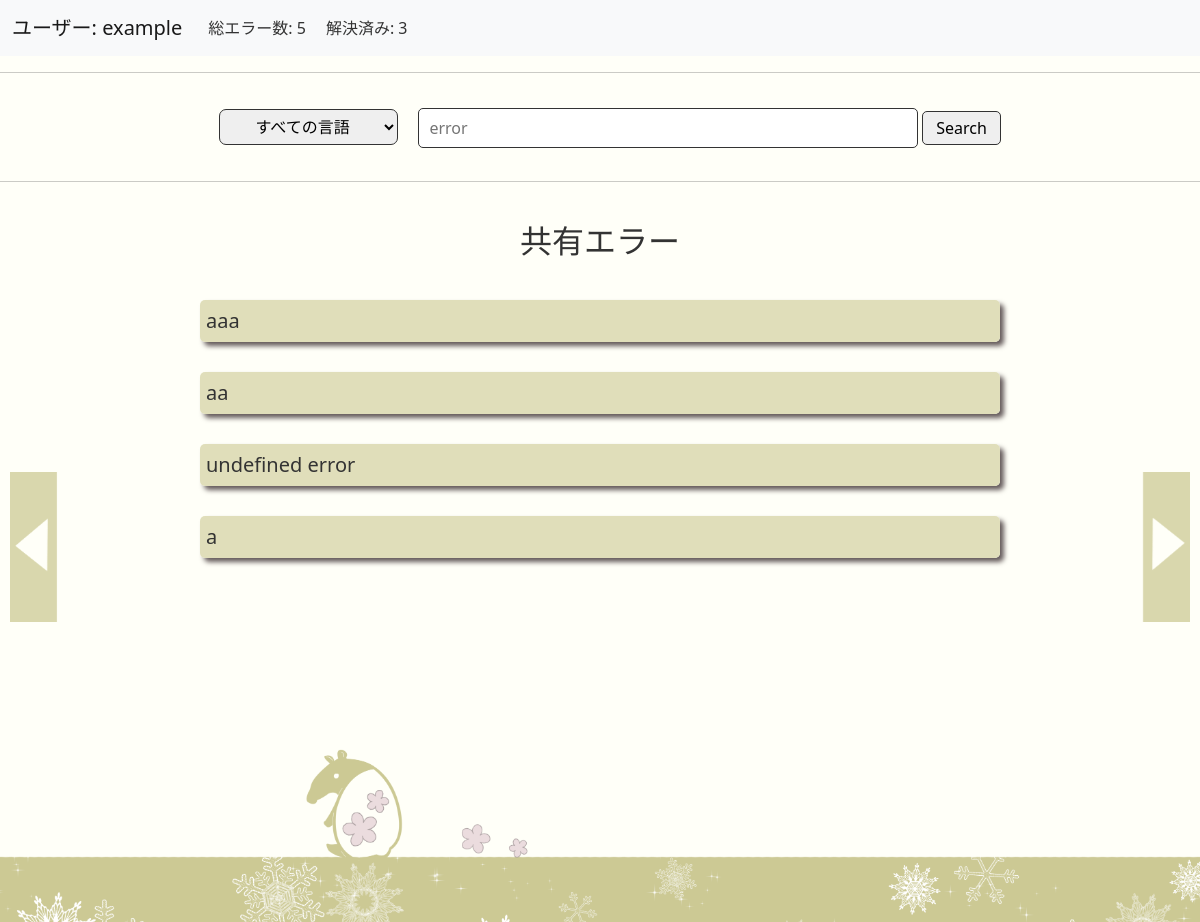
The app's page /timeline (signed in), older data.
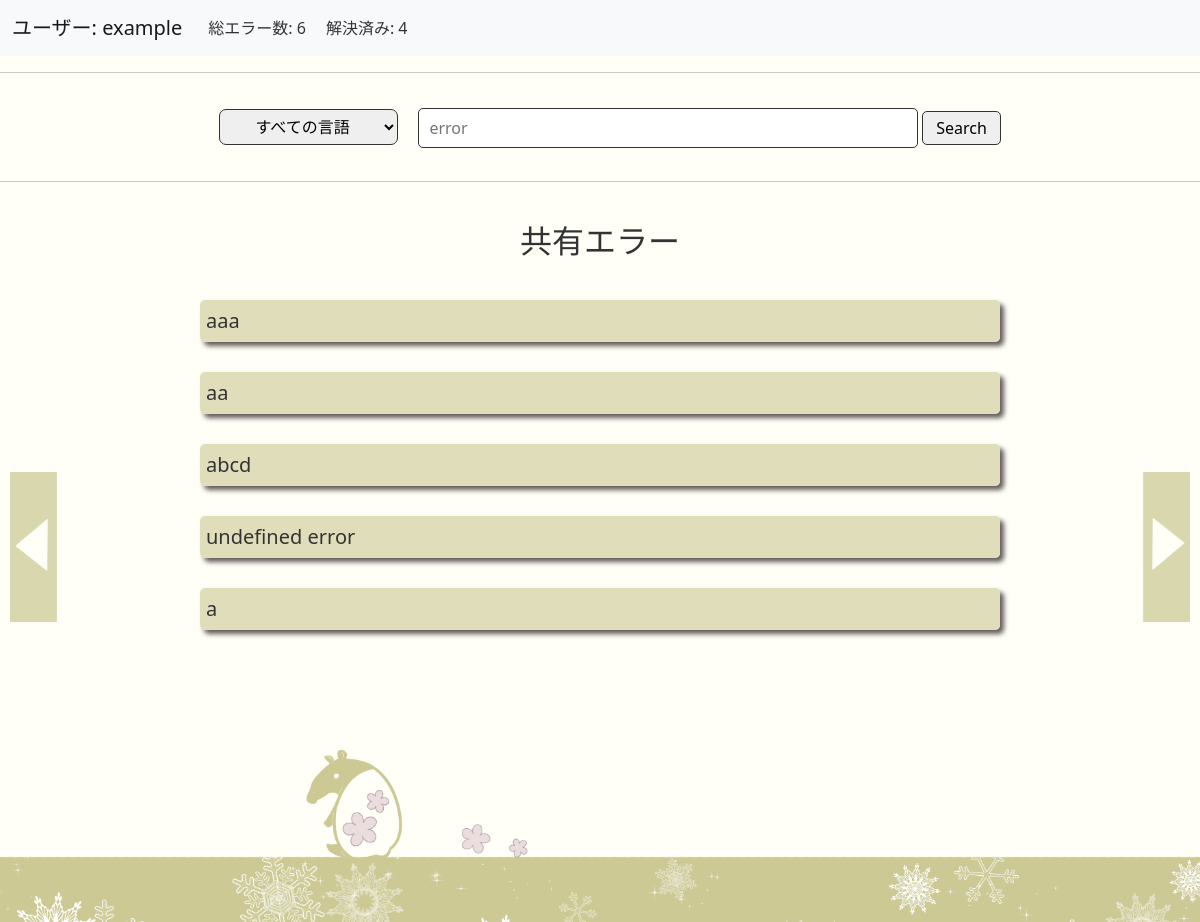
The same page, newer data.
### tables this page shows
CREATE TABLE 'errors' (error_id  INTEGER PRIMARY KEY, language TEXT, message TEXT, explain TEXT, solved TEXT, public TEXT NOT NULL, before_day TIMESTAMP DEFAULT(DATETIME('now','localtime')), after_day TIMESTAMP DEFAULT(DATETIME('now','localtime')), 'username'  TEXT NOT NULL  );

### app.py (the view)
@app.route("/timeline", methods=["GET", "POST"])
@login_required
def timeline():
    errors_sum = db.execute("SELECT COUNT(error_id) FROM errors WHERE username=?", session["user_id"])
    errors_sum = errors_sum[0]['COUNT(error_id)']
    solved_sum = db.execute("SELECT COUNT(error_id) FROM errors WHERE username=? AND public LIKE '解決'", session["user_id"])
    solved_sum = solved_sum[0]['COUNT(error_id)']
    if request.method == "POST":
        language = request.form.get("language")
        search = request.form.get("search")
        if language and search:
            if language == "すべての言語":
                solved_errors = db.execute("SELECT * FROM errors WHERE public LIKE '解決' AND message LIKE ?",('%'+search+'%',))
            else:
                solved_errors = db.execute("SELECT * FROM errors WHERE public LIKE '解決' AND language=? AND message LIKE ?", language, ('%'+search+'%',))
        elif not language and search:
            solved_errors = db.execute("SELECT * FROM errors WHERE public LIKE '解決' AND language=? AND message LIKE ?",('%'+search+'%',))
        else:
            if language == "すべての言語":
                solved_errors = db.execute("SELECT * FROM errors WHERE public LIKE '解決'")
            else:
                solved_errors = db.execute("SELECT * FROM errors WHERE public LIKE '解決' AND language=?", language)
        return render_template("timeline.html", solved_errors=solved_errors, languages=LANGUAGES
                               , errors_sum=errors_sum, solved_sum=solved_sum, username=session["user_id"])
    else:
        solved_errors = db.execute("SELECT * FROM errors WHERE public LIKE '解決' ORDER BY after_day DESC")
        return render_template("timeline.html", solved_errors=solved_errors, languages=LANGUAGES
                               , errors_sum=errors_sum, solved_sum=solved_sum, username=session["user_id"])

### helpers.py (called while the page is built)
def login_required(f):
    @wraps(f)
    def decorated_function(*args, **kwargs):
        if session.get("user_id") is None:
            return redirect("/login")
        return f(*args, **kwargs)
    return decorated_function

### templates/timeline.html (shortened to what this page needs)
{% extends "base.html" %}
{% block body %}
    <nav class="navbar navbar-expand-lg navbar-light bg-light">
        <div class="container-fluid">
            <div class="navbar-brand">ユーザー: {{ username }}</div>
            <div class="collapse navbar-collapse" id="navbarNavDropdown">
                <ul class="navbar-nav">
                    <li class="nav-item profile">総エラー数: {{ errors_sum }} </li>
                    <li class="nav-item profile">解決済み: {{ solved_sum }} </li>
                </ul>
            </div>
        </div>
    </nav>
    <hr>
    <form action="/timeline" method="POST">
        <div class="back_black wrap2">
            <select name="language" class="select_box">
                    <option selected>すべての言語</option>
            </select>
            <div>
                <input class="search_box" type="search" placeholder="  error" aria-label="Search" name="search">
                <button class="search_button" type="submit">Search</button>
            </div>
    </div>
    </form>
    <hr>
<div class="contents">
    <h2>共有エラー</h2>
    {% for solved_error in solved_errors %}
    <details>
        <summary class="error_timeline font_size">{{ solved_error.message }}</summary>
    </details>
    {% endfor %}
</div>
<a href="/solved"><img src="./static/images/side_right_timeline.png" alt="icon" class = "level_move_right buttom_up"></a>
<a href="/unsolved"><img src="./static/images/side_left_timeline.png" alt="icon" class = "level_move_left buttom_up"></a>
<footer><img src="./static/images/timeline_footer.png" alt="footer" class = "footer2"></footer>
{% endblock %}

### templates/base.html (shortened to what this page needs)
<!DOCTYPE html>
<html lang="ja">
<head>
  <link rel="stylesheet" href="https://unpkg.com/ress/dist/ress.min.css">
  <link href="https://cdn.jsdelivr.net/npm/bootstrap@5.0.2/dist/css/bootstrap.min.css" rel="stylesheet">
  <link rel="stylesheet" href="{{ url_for('static', filename='css/styles.css') }}">
</head>
<body>
  {% block body %}{% endblock %}
</body>
</html>

### static/css/styles.css (style rules this page uses)
body { background-color: #fffff8; color: #333333; }
h2 { text-align:center; margin:40px; }
a { margin:auto; color: #333; text-decoration: none; }
.footer2 { width: 100%; height: 200px; object-fit: cover; bottom: 0; }
.level_move_right { height:150px; position:fixed; right:10px; bottom:300px; }
.level_move_left { height:150px; position:fixed; left:10px; bottom:300px; }
.search_box { width:500px; height:40px; background-color:#fff; border-radius:5px; border:solid 1px #333; }
.search_button { margin-top :12px; padding: 4px 13px; border-radius:5px; border: solid 1px #333; }
.contents { min-height: 500px; }
details { width: 800px; box-shadow: 4px 4px 5px rgb(100,90,90); margin: 30px auto; border-radius: 5px; }
details > summary { padding: 6px; width: auto; height: auto; justify-content: center; font-size: 20px; border-radius: 5px; border: none; cursor: pointer; list-style: none; }
.error_timeline { background-color:rgb(224, 222, 186); color: #333; }
.back_black { padding:10px; }
.wrap2 { display: flex; flex-wrap: wrap; justify-content: center; }
.select_box { border: solid 1px #333; padding:5px; margin: 10px 20px; border-radius: 7px; text-align: center; }
.profile { margin-right: 10px; margin-left: 10px; }

Row changes from the older to the newer data that the page shows:
added errors: message "abcd"
Text that changed along with them:
{{ errors_sum }}: "5" → "6"
{{ solved_sum }}: "3" → "4"
